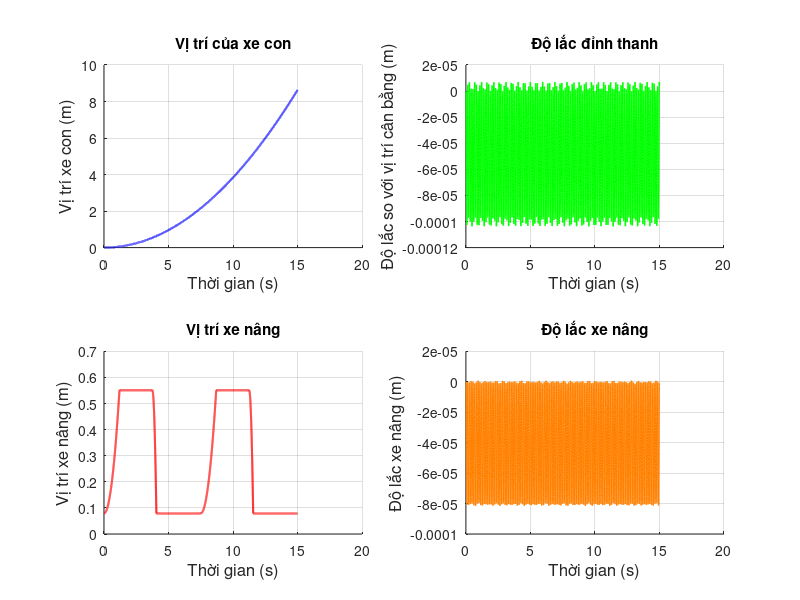

Here is the MATLAB script that generated this plot:
clc;
close all;
clear;
%--------------------------------------------------------------------------
%    Mô phỏng chuyển động của dầm Euler - Bernoulli trong mô hình SMC
%--------------------------------------------------------------------------

% Thiết lập các thông số cho dầm
L = 0.63; EI = 0.754; rho_A = .297;
% Các vật nặng 
mw = 13.1; mk = 0.04; mh = 0.86; g = 9.81;

% Thiết lập thông số không gian và thời gian
n = 9; r = 15000;
tmax = 15;
delta_Y = L/(n - 1); % Bước không gian
delta_t = tmax/(r - 1); % Bước thời gian

% Khởi tạo ma trận để lưu giá trị
w = zeros(n,r);
x3 = zeros(1,r); % Độ lắc của thanh tại x2 (x3)
x2 = 2; 
wx2 = zeros(1,r);
wx2(1:3) = delta_Y;

% Lực tác động vào xe con
F1 = zeros(1,r);
F1(1:r) = 1; 

% Lực tác động vào xe nâng
F2 = zeros(1,r);
F2(1:r/4) = 9; F2(r/2:3*r/4) = 9;

%--------------------------------------------------------------------------
for j = 3:(r - 1)
    wyyy0 = (w(3,j) - 2*w(2,j) + w(1,j))/(2*delta_Y^3);
    S2 = (F1(j + 1) - EI*wyyy0)/mw;
    w(1,j + 1) = 2*w(1,j) - w(1,j - 1) + delta_t^2*S2; % 5b
    for i = 3:(n - 2)
        % Đạo hàm theo Y
        wyyyy = (w(i + 2,j) - 4*w(i + 1,j) + 6*w(i,j) - 4*w(i - 1,j) + w(i - 2,j));
        S1 = (-EI/(rho_A*delta_Y^4))*wyyyy; 
        S4 = (-EI/(mh*delta_Y^3))*wyyyy;
        w(i,j + 1) = 2*w(i,j) - w(i,j - 1) + delta_t^2*S1; % 5a

        % Chuyển động của xe nâng
        dx3dt_2 = (x3(j + 1) - 2*x3(j) + x3(j - 1))/(2*delta_t^2);
        wyx2 = (w(x2 + 1,j - 1) - w(x2 - 1,j - 1))/(2*delta_Y^2);
        wx2(j + 1) = 2*wx2(j) - wx2(j - 1) + (F2(j + 1) - mh*g - mh*dx3dt_2*wyx2)/mh*delta_t^2; % 5c

        % Cập nhật vị trí x2
        if wx2(j + 1) < delta_Y
            x2 = 2;
            wx2(j + 1) = delta_Y;
        elseif wx2(j + 1) > L - delta_Y
            x2 = n - 1;
            wx2(j + 1) = L - delta_Y;
        else
            x2 = ceil(wx2(j + 1)/delta_Y);
        end

        % Độ lắc của thanh
        if wx2(j + 1) ~= x2
            w(i,j + 1) = 2*w(i,j) - w(i,j - 1) + delta_t^2*S1; % 5a
            x3(j + 1) = w(i,j + 1) - w(1,j + 1);
        else
            w(i,j + 1) = 2*w(i,j) - w(i,j - 1) + delta_t^2*S4; % 5d
            x3(j + 1) = w(i,j + 1) - w(1,j + 1);
        end
    end
    wyyyl = (-2*w(n,j) + 3*w(n - 1,j) - w(n - 2,j))/(2*delta_Y^3);
    S3 = (EI/mk)*wyyyl;
    w(2,j + 1) = w(1,j + 1);
    w(n,j + 1) = 2*w(n,j) - w(n,j - 1) + delta_t^2*S3; % 5e
    w(n - 1,j + 1) = (w(n,j + 1) + w(n - 2,j + 1))/2;
end
%--------------------------------------------------------------------------

% Khởi tạo giá trị để mô phỏng
t_tr = 0:delta_t:tmax;

% Vẽ đồ thị
subplot(2,2,1);
grid on;
hold on;
plot(t_tr,w(1,:),'b','LineWidth',1.5);
title({'Vị trí của xe con'});
ylabel('Vị trí xe con (m)','FontSize',12);
xlabel('Thời gian (s)','FontSize',12);

subplot(2,2,2);
grid on;
hold on;
plot(t_tr,w(n,:) - w(1,:),'g','LineWidth',1); % Vị trí tương đối của mk so với xe con
title({'Độ lắc đỉnh thanh'});
ylabel('Độ lắc so với vị trí cân bằng (m)','FontSize',12);
xlabel('Thời gian (s)','FontSize',12);

subplot(2,2,3);
grid on;
hold on;
plot(t_tr,wx2,'r','LineWidth',1.5);
title({'Vị trí xe nâng'});
ylabel('Vị trí xe nâng (m)','FontSize',12);
xlabel('Thời gian (s)','FontSize',12);

subplot(2,2,4);
grid on;
hold on;
plot(t_tr,x3,'Color',[1 0.5 0],'LineWidth',1);
title({'Độ lắc xe nâng'});
ylabel('Độ lắc xe nâng (m)','FontSize',12);
xlabel('Thời gian (s)','FontSize',12);
